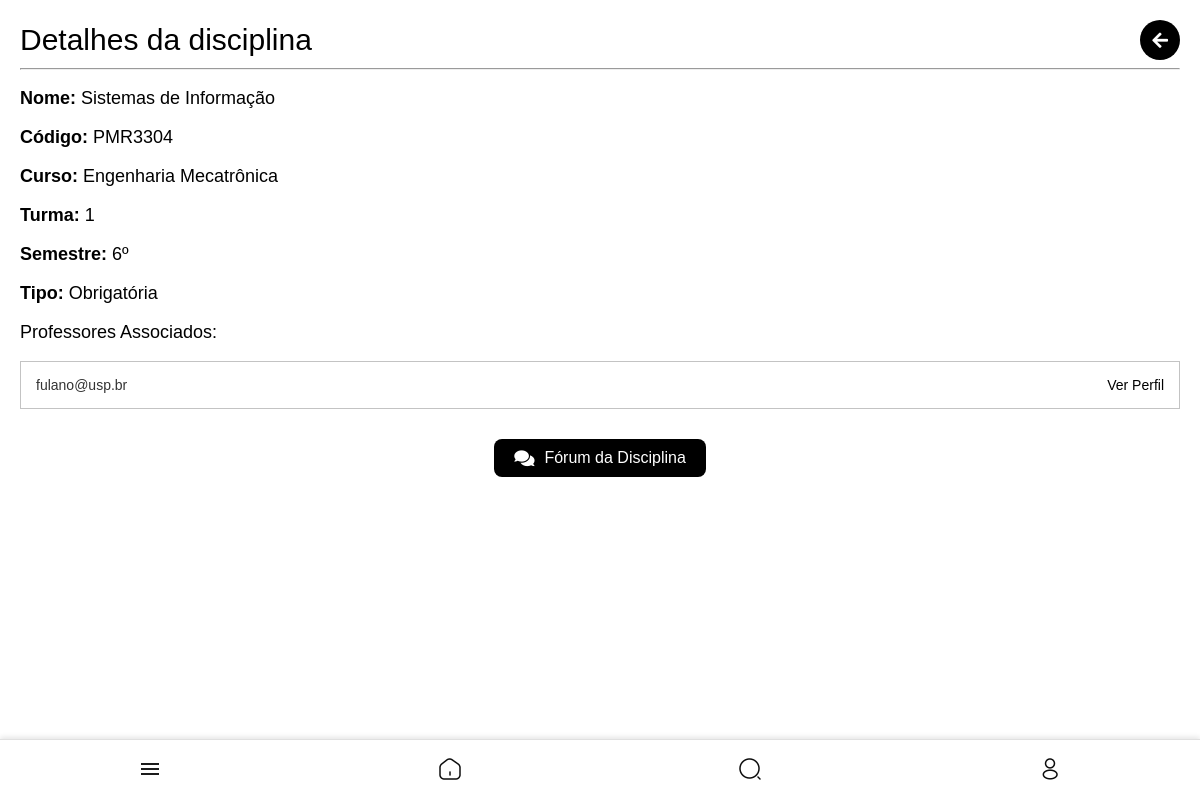
The app's page /disciplinas/3928/ (signed in) with its own data.
### core/models.py (models this page shows, shortened)
class Disciplina(models.Model):
    nome = models.CharField(max_length=255)
    codigo = models.CharField(max_length=10)
    curso = models.CharField(max_length=255)
    semestre = models.CharField(max_length=10)
    tipo = models.CharField(max_length=50)
    professor_responsavel = models.ForeignKey(
        settings.AUTH_USER_MODEL,
        null=True,
        blank=True,
        on_delete=models.SET_NULL,
        limit_choices_to={'user_type': 'professor'}
    )
    turma = models.IntegerField(default=1)

class CustomUser(AbstractUser):
    USER_TYPE_CHOICES = (
        ('aluno', 'Aluno'),
        ('representante', 'Representante de Classe'),
        ('professor', 'Professor'),
        ('entidade', 'Entidade'),
    )
    user_type = models.CharField(max_length=20, choices=USER_TYPE_CHOICES, default='aluno')
    curso = models.CharField(max_length=100, blank=True, null=True)
    semestre = models.CharField(max_length=3, blank=True, null=True)
    departamento = models.CharField(max_length=100, blank=True, null=True)
    foto = models.ImageField(upload_to='user_photos/', blank=True, null=True, default='defaultphoto.jpg')
    email = models.EmailField(unique=True, validators=[CustomEmailValidator()])
    eventos_interesse = models.ManyToManyField('Evento', blank=True, related_name='interessados')
    is_public_profile = models.BooleanField(default=True)
    class Meta:
        verbose_name = 'Usuário'
        verbose_name_plural = 'Usuários'

### core/views.py (the view)
# urls.py: path('disciplinas/<int:disciplina_id>/', views.detalhe_disciplina, name='detalhe_disciplina'),
@login_required
def detalhe_disciplina(request, disciplina_id):
    disciplina = get_object_or_404(Disciplina, id=disciplina_id)
    professores = User.objects.filter(
        user_type='professor',
        userdiscipline__disciplina=disciplina
    )
    return render(request, 'core/detalhe_disciplina.html', {'disciplina': disciplina, 'professores': professores})

### templates/core/detalhe_disciplina.html (shortened to what this page needs)
{% extends 'core/base.html' %}
{% block content %}
{% load static %}
<div class="disciplinas-add-container">
    <div class="header-container">
        <h1>Detalhes da disciplina</h1>
        <div class="actions">
            <button class="icon-btn" onclick="history.back();">
                <i class="fa fa-arrow-left"></i>
            </button>
        </div>
    </div>
    <hr>
    <div class="disciplina-info">
        <p><strong>Nome:</strong> {{ disciplina.nome }}</p>
        <p><strong>Código:</strong> {{ disciplina.codigo }}</p>
        <p><strong>Curso:</strong> {{ disciplina.curso }}</p>
        <p><strong>Turma:</strong> {{ disciplina.turma }}</p>
        <p><strong>Semestre:</strong> {{ disciplina.semestre }}</p>
        <p><strong>Tipo:</strong> {{ disciplina.tipo }}</p>
    </div>
    <div class="professores-container">
        <h3>Professores Associados:</h3>
        <ul class="disciplinas-add-list">
            {% for professor in professores %}
            <li class="disciplina-detail-item">
                <span>{{ professor.username }}</span>
                <a href="{% url 'view_profile' professor.id %}" class="btn btn-secondary">
                    Ver Perfil
                </a>
            </li>
            {% empty %}
            <li class="empty-result" style="font-size: min(15px,4vw); color: #8c8c8c;">
                Nenhum professor associado.
            </li>
            {% endfor %}
        </ul>
    </div>
    <div class="import-disciplinas-container">
        <a href="{% url 'lista_topicos' disciplina.id %}" class="import-btn">
            <i class="fa fa-comments"></i>
            <span>Fórum da Disciplina</span>
        </a>
    </div>
</div>
{% endblock %}

### media/style.css (style rules this page uses)
@media (min-width: 769px) { body { font-family: Arial, sans-serif; background-color: rgb(234, 234, 234); display: flex; flex-direction: column; align-items: center; justify-content: flex-start; min-height: 100vh; margin: 0; padding-bottom: 5vw; } }
@media (min-width: 769px) { a { text-decoration: none; color: #000000; } }
@media (min-width: 769px) { .header-container { display: flex; flex-direction: row; justify-content: space-between; align-items: center; } }
@media (min-width: 769px) { .actions { display: flex; flex-direction: row; gap: min(10px, 2vw); justify-content: center; align-items: center; } }
@media (min-width: 769px) { .actions .icon-btn { display: flex; flex-direction: row; justify-content: center; background-color: #000; color: #fff; border: none; border-radius: 50%; width: min(40px, 8vw); height: min(40px, 8vw); font-size: min(18px, 4vw); cursor: pointer; text-decoration: none; } }
@media (min-width: 769px) { .disciplinas-add-container { padding: min(6vw, 20px); font-family: Arial, sans-serif; padding-bottom: min(20vw,80px); width: 100vw; box-sizing: border-box; } }
@media (min-width: 769px) { .disciplinas-add-container h3 { font-weight: normal; font-size: min(18px,5vw); } }
@media (min-width: 769px) { .disciplinas-add-container h1 { font-size: min(30px,6vw); margin-bottom: 0; margin-top: 0; font-weight:normal; text-align: left; } }
@media (min-width: 769px) { .disciplinas-add-list { list-style: none; padding: 0; margin: 0; display: flex; flex-direction: column; } }
@media (min-width: 769px) { .disciplinas-add-list { display: flex; justify-content: center; align-items: center; margin-bottom: min(10px); } }
@media (min-width: 769px) { .import-disciplinas-container { text-align: center; margin-top: min(20px, 6vw); } }
@media (min-width: 769px) { .import-btn { display: inline-flex; align-items: center; justify-content: center; font-size: min(16px, 4vw); color: white; background-color: #000000; padding: min(10px, 3vw) min(20px, 6vw); border-radius: min(8px, 2vw); border: none; cursor: pointer; text-decoration: none; } }
@media (min-width: 769px) { .import-btn i { margin-right: min(10px, 2vw); font-size: min(18px, 4vw); } }
@media (min-width: 769px) { .disciplina-info p { font-size: min(18px,4vw); } }
@media (min-width: 769px) { .disciplina-detail-item { display: flex; align-items: center; justify-content: space-between; background-color: #fff; border: 1px solid #c3c3c3; margin-bottom: min(10px,6vw); padding: min(15px,6vw); text-align: left; width: 100%; box-sizing: border-box; } }
@media (min-width: 769px) { .disciplina-detail-item span { font-size: min(14px,4vw); color: #333; } }
@media (min-width: 769px) { .disciplina-detail-item a { font-size: min(14px,4vw); color: #000000; } }
@media (min-width: 769px) { .icon-btn { background: none; border: none; font-size: min(18px, 4vw); color: #000000; cursor: pointer; text-decoration: none; display: flex; align-items: center; justify-content: center; } }
@media (min-width: 769px) { .topico-info p,a { font-size: min(12px); color: grey; } }

### templates/core/detalhe_disciplina.html (style rules this page uses)
body { background-color: white; margin: 0; padding: 0; box-sizing: border-box; overflow-x: hidden; }
html, body { width: 100%; }

### records on screen
Disciplina: nome "Sistemas de Informação", codigo "PMR3304", curso "Engenharia Mecatrônica", turma "1", semestre "6º", tipo "Obrigatória"
CustomUser: username "fulano@usp.br"
